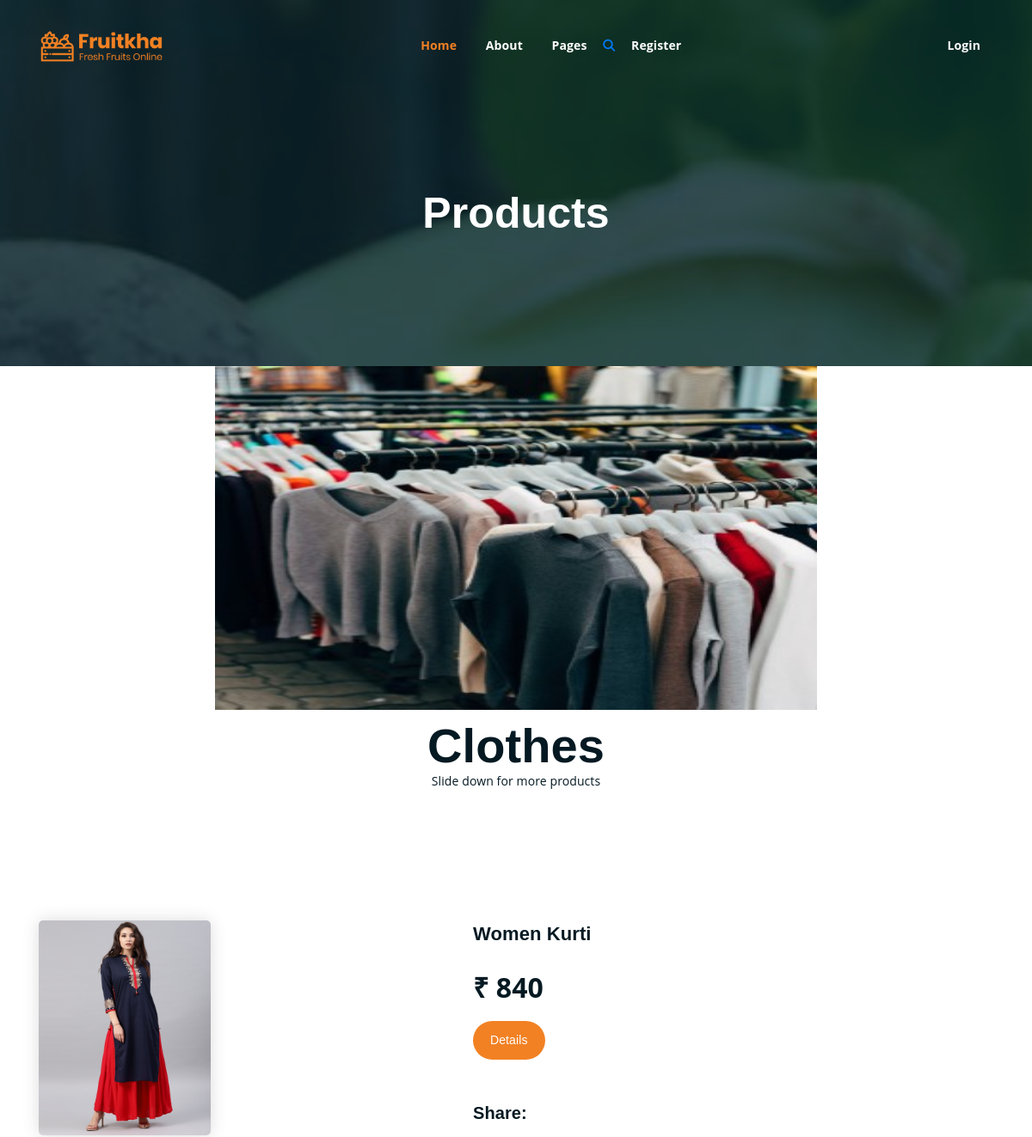
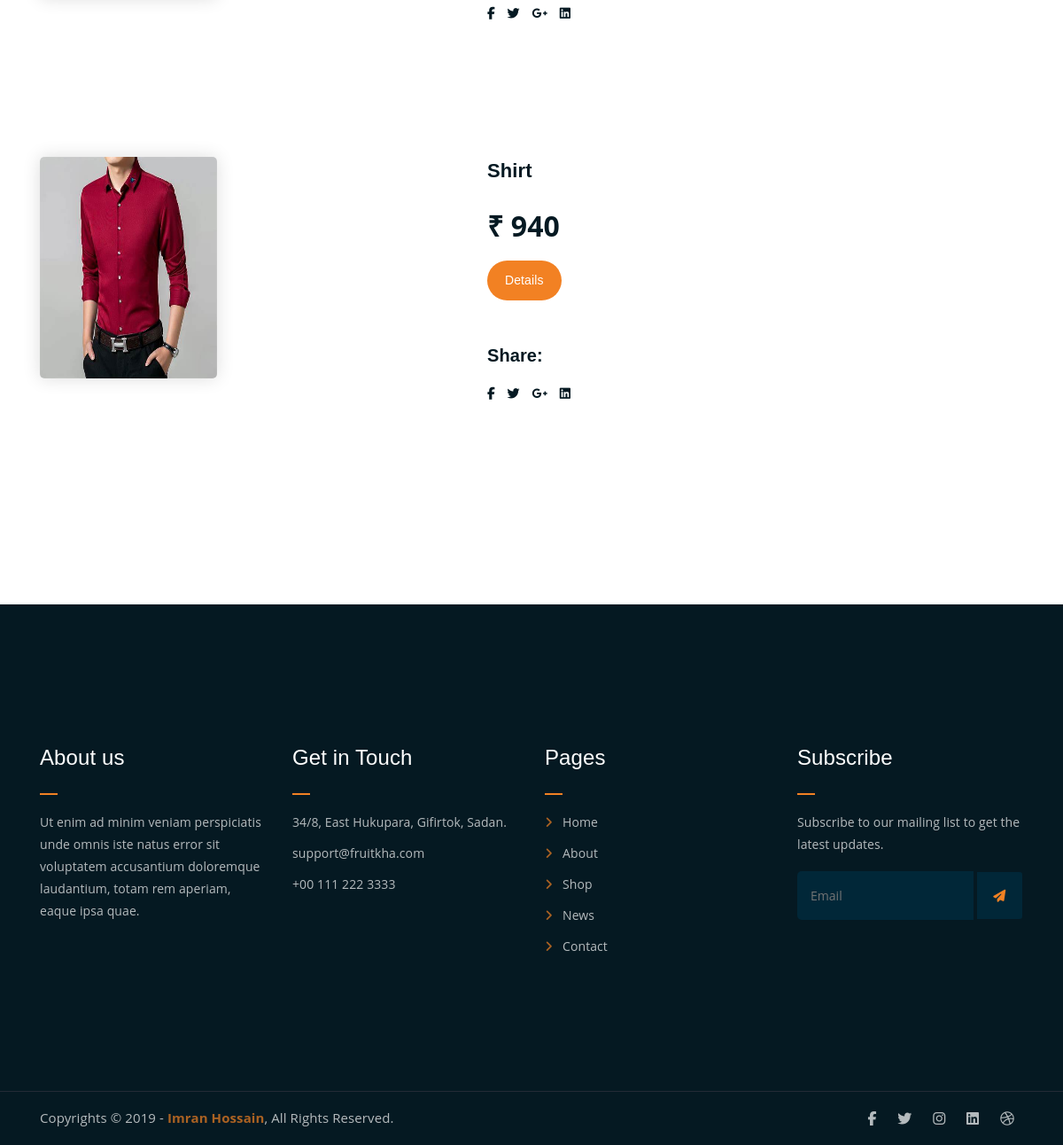
The page /products/1/ on the database its author committed (2 pictures, top to bottom).
### shop/models.py (models this page shows, shortened)
class Category(models.Model):
    name=models.CharField(max_length=50)
    desc=models.TextField()
    image=models.ImageField(upload_to='categories')

class Products(models.Model):
    name=models.CharField(max_length=50)
    desc=models.TextField()
    image=models.ImageField(upload_to='products')
    price=models.PositiveIntegerField()
    stock=models.IntegerField()
    created=models.DateTimeField(auto_now_add=True)
    updated=models.DateTimeField(auto_now=True)
    category_object=models.ForeignKey(Category,on_delete=models.CASCADE)

### shop/views.py (the view)
# urls.py: path('products/<int:pk>/',views.products,name='products'),
def products(request,pk):
    c=Category.objects.get(id=pk)
    p=Products.objects.filter(category_object=c)
    return render(request,'products.html',{'cat':c,'pro':p})

### cart/context_processors.py (called while the page is built)
def count_items(request):
    count=0
    if(request.user.is_authenticated):
        u=request.user
        c=Cart.objects.filter(user=u)
        for i in c:
            count+=i.quantity
    return {'count':count}

### shop/context_processors.py (called while the page is built)
def links(request):
    c=Category.objects.all()
    return {'link':c}

### templates/products.html (shortened to what this page needs)
{%extends 'base.html'%}
{%block main_block%}
<div class="breadcrumb-section breadcrumb-bg">
    <div class="container">
        <div class="row">
            <div class="col-lg-8 offset-lg-2 text-center">
                <div class="breadcrumb-text">
                    <h1>Products</h1>
                </div>
            </div>
        </div>
    </div>
</div>
<div class="container">
  <center>  <img src="{{cat.image.url}}" alt="" width="700px" height="400px"></center>
  </div>
  <div class="text-center mt-3"><h1>{{cat.name}}</h1>
    </div>
    <div class="text-center"><p>Slide down for more products</p></div>
 {%for p in pro%}
<div class="single-product mt-150 mb-150">
    <div class="container">
        <div class="row">
            <div class="col-md-5">
                <div class="single-product-img">
                    <img src="{{p.image.url}}" alt="" height="250px" width="200px">
                </div>
            </div>
            <div class="col-md-7">
                <div class="single-product-content">
                    <h3>{{p.name}}</h3>
                    <p class="single-product-pricing">₹ {{p.price}}</p>
                    <div class="single-product-form">
                        <a href="{%url 'shop:details' p.id%}" class="cart-btn">Details</a>
                    </div>
                    <h4>Share:</h4>
                    <ul class="product-share">
                        <li><a href=""><i class="fab fa-facebook-f"></i></a></li>
                        <li><a href=""><i class="fab fa-twitter"></i></a></li>
                        <li><a href=""><i class="fab fa-google-plus-g"></i></a></li>
                        <li><a href=""><i class="fab fa-linkedin"></i></a></li>
                    </ul>
                </div>
            </div>
        </div>
    </div>
</div>
{%endfor%}
{%endblock%}

### static/css/main.css (style rules this page uses)
html { font-size: 14px; font-weight: 400; line-height: 28px; height: 100%; }
body { font-family: "Open Sans", sans-serif; font-weight: 400; font-size: 1rem; letter-spacing: 0.1px; line-height: 1.8; color: #051922; overflow-x: hidden; }
body img { max-width: 100%; }
a { cursor: pointer; text-decoration: none; -webkit-transition: all 0.2s ease-in-out; -o-transition: all 0.2s ease-in-out; transition: all 0.2s ease-in-out; }
h1, .h1, h2, .h2, h3, .h3, h4, .h4, h5, .h5, h6, .h6 { font-family: "Poppins", sans-serif; font-weight: 700; margin: 0 0 1.25rem 0; color: #051922; }
h1:last-child, .h1:last-child, h2:last-child, .h2:last-child, h3:last-child, .h3:last-child, h4:last-child, .h4:last-child, h5:last-child, .h5:last-child, h6:last-child, .h6:last-child { margin: 0; }
h1, .h1 { font-size: 4rem; font-weight: 700; line-height: 4rem; }
h3, .h3 { font-size: 2rem; font-weight: 700; line-height: 2.25rem; }
h4, .h4 { font-size: 1.5rem; font-weight: 700; line-height: 1.75rem; }
p { font-family: "Open Sans", sans-serif; font-weight: 400; font-size: 1rem; letter-spacing: 0.1px; line-height: 1.8; color: #051922; margin: 0 0 1.25rem 0; }
p:last-child { margin: 0; }
.mt-150 { margin-top: 150px; }
.mb-150 { margin-bottom: 150px; }
a.boxed-btn, a.bordered-btn, a.cart-btn { border-radius: 50px; }
.breadcrumb-bg { background-image: url(../img/breadcrumb-bg.jpg); }
.breadcrumb-text h1 { font-size: 50px; font-weight: 900; color: #fff; margin: 0; margin-top: 20px; }
.breadcrumb-section { padding: 150px 0; background-size: cover; background-position: center center; position: relative; z-index: 1; background-attachment: fixed; padding-top: 200px; }
.breadcrumb-section:after { position: absolute; left: 0; top: 0; width: 100%; height: 100%; content: ""; background-color: #07212e; z-index: -1; opacity: 0.8; }
a.cart-btn { -webkit-transition: 0.3s; -o-transition: 0.3s; transition: 0.3s; }
ul.product-share li a { -webkit-transition: 0.3s; -o-transition: 0.3s; transition: 0.3s; }
html, body { height: 100%; }
a.cart-btn { font-family: 'Poppins', sans-serif; display: inline-block; background-color: #F28123; color: #fff; padding: 10px 20px; }
.single-product-img img { border-radius: 5px; -webkit-box-shadow: 0 0 20px #ddd; box-shadow: 0 0 20px #ddd; }
.single-product-content h3 { font-size: 22px; font-weight: 600; }
.single-product-content p { font-size: 15px; color: #555; line-height: 1.8; }
.single-product-content p.single-product-pricing { font-size: 32px; font-weight: 700; margin-bottom: 10px; color: #051922; line-height: inherit; }
.single-product-form a.cart-btn { margin-bottom: 15px; }
.single-product-content h4 { font-size: 20px; font-weight: 600; margin-top: 35px; }
ul.product-share { margin: 0; padding: 0; list-style: none; }
ul.product-share li { display: inline-block; }
ul.product-share li a { display: block; color: #051922; margin-right: 10px; }
.single-product-content { margin-left: 30px; }

### rows shown on the page
Category: image (picture), name "Clothes"
Products: image (picture), name "Women Kurti", price "840"
Products: image (picture), name "Shirt", price "940"
